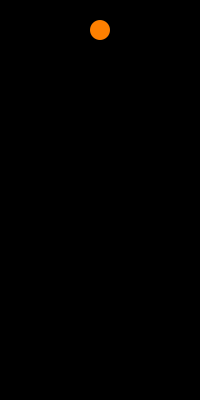
Frame 1 (no input)
Frame 60 (the mouse pressed at the canvas centre just before this capture): identical to frame 1, image omitted
Frame 120 (the mouse held since frame 60 and released just before this capture): identical to frame 1, image omitted

The Processing sketch that drew this single still picture (run headless with seeded random() and noise(); from frame 60 on, the mouse is pressed at the canvas centre):

// Processing sketch: sketch_200615_linearMotion3
// ── sketch_200615_linearMotion3.pde
int dia = 20;  //diameter
float posX = 100.0;   //position X
float posY = 30.0;   //position Y
float spd = 5.0;        //speed
int flagK = 0;  //flag by keyboard

void setup() {   // Initialize
  size(200, 400);    //window
  background(0, 0, 0); //black
  noStroke();    //lineless
  frameRate(60);
}

void draw() {    // main loop  
  fill(0,0,0);  //clear color
  rect(0, 0, width, height);
  
  fill(255,128,0);  //circle color
  if (flagK == 0) {  //watch at flag
    ellipse(posX, posY, dia, dia);  //circle
  } else {
    if (posY >= height-dia/2) {
      posY = height-dia/2;
    }
    posY = posY + spd;  //moving
    ellipse(posX, posY, dia, dia);  //circle
  }
}

void keyPressed() {
  if (key == ' ') {  //space
    flagK = 1;  //clear mode set
  }
}
